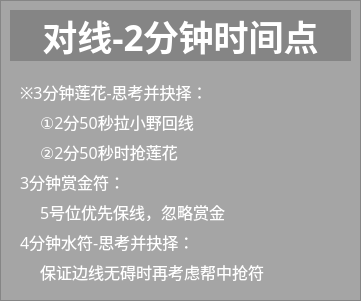
  <widget class="QFrame" name="frame_10">
   <property name="geometry">
    <rect>
     <x>1170</x>
     <y>110</y>
     <width>361</width>
     <height>301</height>
    </rect>
   </property>
   <property name="font">
    <font>
     <family>微软雅黑</family>
    </font>
   </property>
   <property name="styleSheet">
    <string notr="true">QFrame{background-color: rgba(0, 0, 0, 50);}</string>
   </property>
   <property name="frameShape">
    <enum>QFrame::StyledPanel</enum>
   </property>
   <property name="frameShadow">
    <enum>QFrame::Raised</enum>
   </property>
   <widget class="QLabel" name="label_54">
    <property name="geometry">
     <rect>
      <x>40</x>
      <y>140</y>
      <width>301</width>
      <height>21</height>
     </rect>
    </property>
    <property name="font">
     <font>
      <family>微软雅黑</family>
      <pointsize>12</pointsize>
     </font>
    </property>
    <property name="styleSheet">
     <string notr="true">color: rgb(255, 255, 255);
background-color: rgba(255, 255, 255, 0);</string>
    </property>
    <property name="text">
     <string>②2分50秒时抢莲花</string>
    </property>
    <property name="alignment">
     <set>Qt::AlignLeading|Qt::AlignLeft|Qt::AlignTop</set>
    </property>
   </widget>
   <widget class="QLabel" name="label_73">
    <property name="geometry">
     <rect>
      <x>10</x>
      <y>10</y>
      <width>341</width>
      <height>51</height>
     </rect>
    </property>
    <property name="font">
     <font>
      <family>微软雅黑</family>
      <pointsize>26</pointsize>
      <weight>75</weight>
      <bold>true</bold>
     </font>
    </property>
    <property name="styleSheet">
     <string notr="true">color: rgb(255, 255, 255);</string>
    </property>
    <property name="text">
     <string>对线-2分钟时间点</string>
    </property>
    <property name="alignment">
     <set>Qt::AlignCenter</set>
    </property>
   </widget>
   <widget class="QLabel" name="label_74">
    <property name="geometry">
     <rect>
      <x>40</x>
      <y>200</y>
      <width>311</width>
      <height>21</height>
     </rect>
    </property>
    <property name="font">
     <font>
      <family>微软雅黑</family>
      <pointsize>12</pointsize>
     </font>
    </property>
    <property name="styleSheet">
     <string notr="true">color: rgb(255, 255, 255);
background-color: rgba(255, 255, 255, 0);</string>
    </property>
    <property name="text">
     <string>5号位优先保线，忽略赏金</string>
    </property>
    <property name="alignment">
     <set>Qt::AlignLeading|Qt::AlignLeft|Qt::AlignTop</set>
    </property>
   </widget>
   <widget class="QLabel" name="label_75">
    <property name="geometry">
     <rect>
      <x>20</x>
      <y>80</y>
      <width>301</width>
      <height>21</height>
     </rect>
    </property>
    <property name="font">
     <font>
      <family>微软雅黑</family>
      <pointsize>12</pointsize>
     </font>
    </property>
    <property name="styleSheet">
     <string notr="true">color: rgb(255, 255, 255);
background-color: rgba(255, 255, 255, 0);</string>
    </property>
    <property name="text">
     <string>※3分钟莲花-思考并抉择：</string>
    </property>
    <property name="alignment">
     <set>Qt::AlignLeading|Qt::AlignLeft|Qt::AlignTop</set>
    </property>
   </widget>
   <widget class="QLabel" name="label_76">
    <property name="geometry">
     <rect>
      <x>40</x>
      <y>110</y>
      <width>311</width>
      <height>21</height>
     </rect>
    </property>
    <property name="font">
     <font>
      <family>微软雅黑</family>
      <pointsize>12</pointsize>
     </font>
    </property>
    <property name="styleSheet">
     <string notr="true">color: rgb(255, 255, 255);
background-color: rgba(255, 255, 255, 0);</string>
    </property>
    <property name="text">
     <string>①2分50秒拉小野回线</string>
    </property>
    <property name="alignment">
     <set>Qt::AlignLeading|Qt::AlignLeft|Qt::AlignTop</set>
    </property>
   </widget>
   <widget class="QLabel" name="label_77">
    <property name="geometry">
     <rect>
      <x>20</x>
      <y>170</y>
      <width>311</width>
      <height>21</height>
     </rect>
    </property>
    <property name="font">
     <font>
      <family>微软雅黑</family>
      <pointsize>12</pointsize>
     </font>
    </property>
    <property name="styleSheet">
     <string notr="true">color: rgb(255, 255, 255);
background-color: rgba(255, 255, 255, 0);</string>
    </property>
    <property name="text">
     <string>3分钟赏金符：</string>
    </property>
    <property name="alignment">
     <set>Qt::AlignLeading|Qt::AlignLeft|Qt::AlignTop</set>
    </property>
   </widget>
   <widget class="QLabel" name="label_78">
    <property name="geometry">
     <rect>
      <x>20</x>
      <y>230</y>
      <width>311</width>
      <height>21</height>
     </rect>
    </property>
    <property name="font">
     <font>
      <family>微软雅黑</family>
      <pointsize>12</pointsize>
     </font>
    </property>
    <property name="styleSheet">
     <string notr="true">color: rgb(255, 255, 255);
background-color: rgba(255, 255, 255, 0);</string>
    </property>
    <property name="text">
     <string>4分钟水符-思考并抉择：</string>
    </property>
    <property name="alignment">
     <set>Qt::AlignLeading|Qt::AlignLeft|Qt::AlignTop</set>
    </property>
   </widget>
   <widget class="QLabel" name="label_79">
    <property name="geometry">
     <rect>
      <x>40</x>
      <y>260</y>
      <width>311</width>
      <height>21</height>
     </rect>
    </property>
    <property name="font">
     <font>
      <family>微软雅黑</family>
      <pointsize>12</pointsize>
     </font>
    </property>
    <property name="styleSheet">
     <string notr="true">color: rgb(255, 255, 255);
background-color: rgba(255, 255, 255, 0);</string>
    </property>
    <property name="text">
     <string>保证边线无碍时再考虑帮中抢符</string>
    </property>
    <property name="alignment">
     <set>Qt::AlignLeading|Qt::AlignLeft|Qt::AlignTop</set>
    </property>
   </widget>
   <zorder>label_54</zorder>
   <zorder>label_73</zorder>
   <zorder>label_74</zorder>
   <zorder>label_75</zorder>
   <zorder>label_76</zorder>
   <zorder>label_78</zorder>
   <zorder>label_79</zorder>
   <zorder>label_77</zorder>
  </widget>
